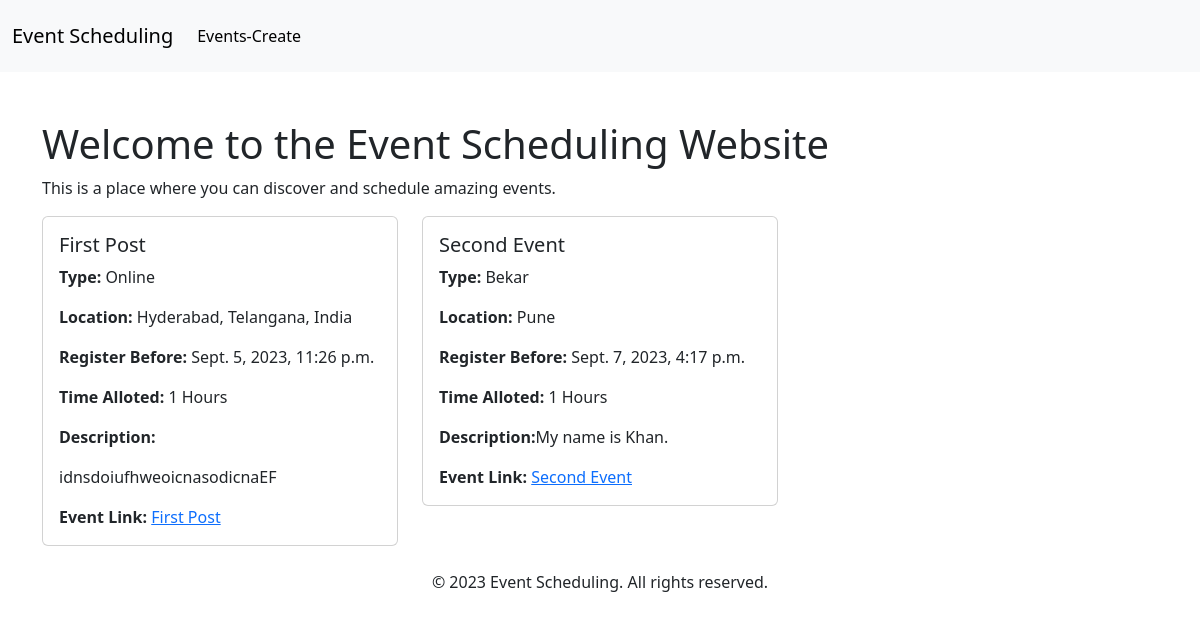
The page / on the database its author committed.
### backend/models.py (models this page shows, shortened)
class EventCreation(models.Model):
    class Meta:
        verbose_name = 'Event Creation'
        verbose_name_plural = 'Event Creations'
        ordering = ['id']
    title = models.CharField(max_length=200, blank=False, null=False)
    type = models.CharField(max_length=200)
    description = RichTextField(max_length=500)
    location = models.CharField(max_length=200)
    prefered_date_time = models.DateTimeField(default=None, null=True, blank=True)
    time_alloted = models.IntegerField(default=0)
    link = models.SlugField(max_length=200, null=True, blank=True)
    is_active = models.BooleanField(default=True)
    total_slots = models.IntegerField(default=0)
    booked_slots = models.IntegerField(default=0)

### backend/views.py (the view)
# urls.py: path('', views.IndexView.as_view(), name='home'),
class IndexView(generic.ListView):
    model = EventCreation
    template_name = 'backend/index.html'
    def get_context_data(self, **kwargs):
        context = super().get_context_data(**kwargs)
        context['events'] = EventCreation.objects.filter(is_active=True)
        return context

### backend/templates/backend/index.html (shortened to what this page needs)
{% extends "backend/base.html" %}
{% load static %}
{% block content %}
<div class="container mt-5">
    <h1>Welcome to the Event Scheduling Website</h1>
    <p>This is a place where you can discover and schedule amazing events.</p>
    <div class="row">
        {% for event in events %}
            {% if event.is_active %}
                <div class="col-md-4 mb-4">
                    <div class="card">
                        <div class="card-body">
                            <h5 class="card-title">{{ event.title }}</h5>
                            <p class="card-text"><strong>Type:</strong> {{ event.type }}</p>
                            <p class="card-text"><strong>Location:</strong> {{ event.location }}</p>
                            <p class="card-text"><strong>Register Before:</strong> {{ event.prefered_date_time }}</p>
                            <p class="card-text"><strong>Time Alloted:</strong> {{ event.time_alloted }} Hours</p>
                            <p class="card-text"><strong>Description:</strong>{{ event.description|truncatewords:20|safe }}</p>
                            <p class="card-text"><strong>Event Link: </strong>
                                <a href="{% url 'backend:event-detail' link=event.link %}">{{ event.title }}</a>
                            </p>
                        </div>
                    </div>
                </div>
            {% endif %}
        {% endfor %}
    </div>
</div>
{% endblock %}

### backend/templates/backend/base.html (shortened to what this page needs)
{% load static %}
<!doctype html>
<html lang="en">
    <head>
        <link href="https://cdn.jsdelivr.net/npm/bootstrap@5.3.1/dist/css/bootstrap.min.css" rel="stylesheet">
        <link rel="stylesheet" href="https://unpkg.com/swiper@7.0.5/swiper-bundle.min.css">
    </head>
    <body>
        {% include 'backend/partials/navbar.html' %}
        {% block content %}
        {% endblock %}
        {% include 'backend/partials/footer.html' %}
    </body>
</html>

### backend/templates/backend/partials/navbar.html (shortened to what this page needs)
{% load static %}
<nav class="navbar navbar-expand-lg navbar-light bg-light">
    <div class="container-fluid">
        <a class="navbar-brand" href="{% url 'backend:home' %}">Event Scheduling</a>
        <div class="collapse navbar-collapse" id="navbarText">
            <div class="navbar-nav ml-auto">
                <span class="navbar-text">
                    <a class="nav-link" href="{% url 'backend:create' %}">Events-Create</a>
                </span>
            </div>
        </div>
    </div>
</nav>

### backend/templates/backend/partials/footer.html
{% load static %}
<footer class="footer">
    <div class="container text-center">
        <p>&copy; 2023 Event Scheduling. All rights reserved.</p>
    </div>
</footer>

### rows shown on the page
EventCreation: title "First Post", type "Online", location "Hyderabad, Telangana, India", prefered_date_time "Sept. 5, 2023, 11:26 p.m.", time_alloted "1", description "idnsdoiufhweoicnasodicnaEF"
EventCreation: title "Second Event", type "Bekar", location "Pune", prefered_date_time "Sept. 7, 2023, 4:17 p.m.", time_alloted "1", description "My name is Khan."
